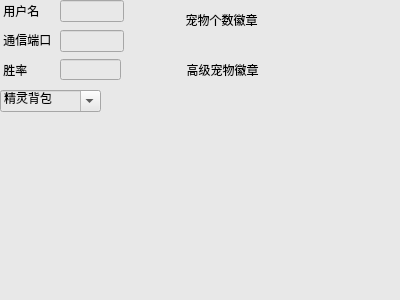
<?xml version="1.0" encoding="UTF-8"?>
<ui version="4.0">
 <class>home</class>
 <widget class="QWidget" name="home">
  <property name="geometry">
   <rect>
    <x>0</x>
    <y>0</y>
    <width>400</width>
    <height>300</height>
   </rect>
  </property>
  <property name="windowTitle">
   <string>个人主页</string>
  </property>
  <property name="styleSheet">
   <string notr="true">background-color: rgb(232, 232, 232);</string>
  </property>
  <widget class="QLabel" name="label">
   <property name="geometry">
    <rect>
     <x>110</x>
     <y>100</y>
     <width>161</width>
     <height>191</height>
    </rect>
   </property>
   <property name="text">
    <string/>
   </property>
  </widget>
  <widget class="QComboBox" name="comboBox">
   <property name="geometry">
    <rect>
     <x>0</x>
     <y>90</y>
     <width>101</width>
     <height>22</height>
    </rect>
   </property>
   <property name="editable">
    <bool>true</bool>
   </property>
   <property name="currentText">
    <string>精灵背包</string>
   </property>
  </widget>
  <widget class="QLineEdit" name="lineEditUsername">
   <property name="geometry">
    <rect>
     <x>60</x>
     <y>0</y>
     <width>64</width>
     <height>22</height>
    </rect>
   </property>
   <property name="sizePolicy">
    <sizepolicy hsizetype="Preferred" vsizetype="Fixed">
     <horstretch>0</horstretch>
     <verstretch>0</verstretch>
    </sizepolicy>
   </property>
  </widget>
  <widget class="QLineEdit" name="lineEditPort">
   <property name="geometry">
    <rect>
     <x>60</x>
     <y>30</y>
     <width>64</width>
     <height>22</height>
    </rect>
   </property>
  </widget>
  <widget class="QLabel" name="label_3">
   <property name="geometry">
    <rect>
     <x>0</x>
     <y>0</y>
     <width>51</width>
     <height>21</height>
    </rect>
   </property>
   <property name="text">
    <string> 用户名</string>
   </property>
  </widget>
  <widget class="QLabel" name="label_2">
   <property name="geometry">
    <rect>
     <x>0</x>
     <y>30</y>
     <width>51</width>
     <height>20</height>
    </rect>
   </property>
   <property name="text">
    <string> 通信端口</string>
   </property>
  </widget>
  <widget class="QLabel" name="label_4">
   <property name="geometry">
    <rect>
     <x>0</x>
     <y>60</y>
     <width>51</width>
     <height>20</height>
    </rect>
   </property>
   <property name="text">
    <string> 胜率</string>
   </property>
  </widget>
  <widget class="QLineEdit" name="lineEditWinrate">
   <property name="geometry">
    <rect>
     <x>60</x>
     <y>59</y>
     <width>61</width>
     <height>21</height>
    </rect>
   </property>
  </widget>
  <widget class="QLabel" name="label_5">
   <property name="geometry">
    <rect>
     <x>179</x>
     <y>10</y>
     <width>81</width>
     <height>20</height>
    </rect>
   </property>
   <property name="text">
    <string>  宠物个数徽章</string>
   </property>
  </widget>
  <widget class="QLabel" name="label_6">
   <property name="geometry">
    <rect>
     <x>180</x>
     <y>60</y>
     <width>81</width>
     <height>20</height>
    </rect>
   </property>
   <property name="text">
    <string>  高级宠物徽章</string>
   </property>
  </widget>
  <widget class="QLabel" name="label_low">
   <property name="geometry">
    <rect>
     <x>280</x>
     <y>0</y>
     <width>40</width>
     <height>41</height>
    </rect>
   </property>
   <property name="text">
    <string/>
   </property>
  </widget>
  <widget class="QLabel" name="label_high">
   <property name="geometry">
    <rect>
     <x>280</x>
     <y>50</y>
     <width>41</width>
     <height>41</height>
    </rect>
   </property>
   <property name="text">
    <string/>
   </property>
  </widget>
  <widget class="QLabel" name="Image">
   <property name="geometry">
    <rect>
     <x>230</x>
     <y>120</y>
     <width>151</width>
     <height>151</height>
    </rect>
   </property>
   <property name="text">
    <string/>
   </property>
  </widget>
 </widget>
 <resources/>
 <connections/>
</ui>
